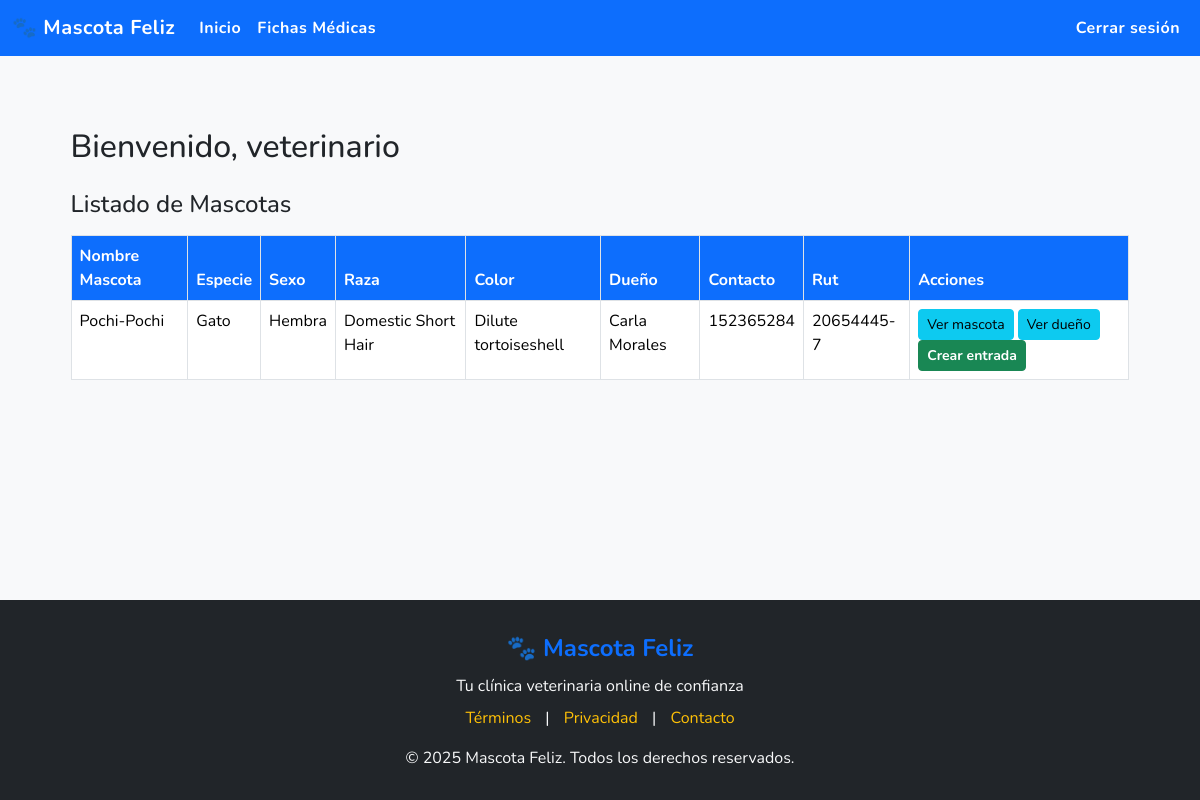
Before: /panel/ (signed in) with the older database file.
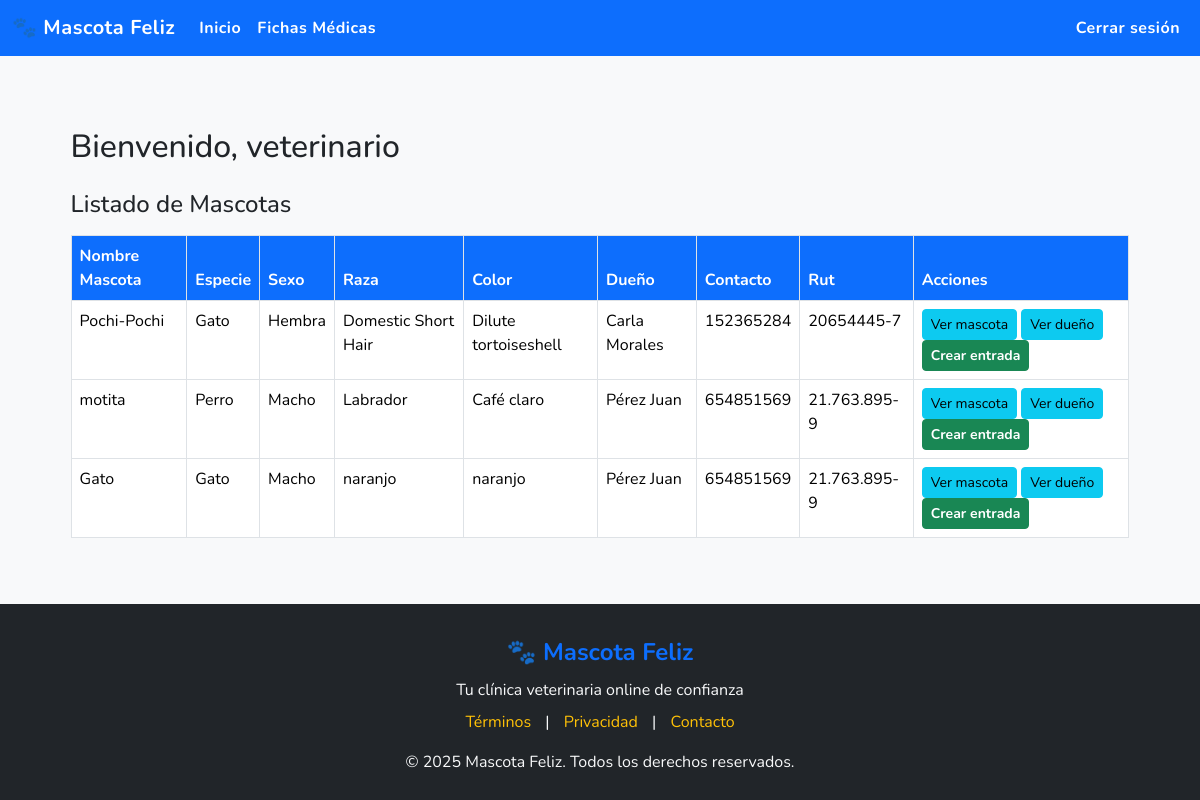
After: the same page with the newer database file.
### core/models.py (models this page shows, shortened)
class Mascota(models.Model):
    SEXO_CHOICES = [
        ('macho', 'Macho'),
        ('hembra', 'Hembra'),
    ]
    ESPECIE_CHOICES = [
        ('perro', 'Perro'),
        ('gato', 'Gato'),
    ]
    dueno = models.ForeignKey(Dueno, on_delete=models.CASCADE, related_name='mascotas')
    nombre = models.CharField(max_length=100)
    chip = models.CharField(max_length=30, blank=True, null=True)
    raza = models.CharField(max_length=100)
    color = models.CharField(max_length=50)
    sexo = models.CharField(max_length=10, choices=SEXO_CHOICES, default='macho')
    especie = models.CharField(max_length=20, choices=ESPECIE_CHOICES, default='perro')
    fecha_nacimiento = models.DateField(null=True, blank=True)

class Dueno(models.Model):
    rut = models.CharField(max_length=12, unique=True)
    usuario = models.OneToOneField(Usuario, on_delete=models.CASCADE, limit_choices_to={'tipo_usuario': 'cliente'})
    nombre = models.CharField(max_length=100)
    contacto = models.CharField(max_length=20)
    direccion = models.CharField(max_length=255)

### app/views.py (the view, shortened to what this page needs)
# urls.py: path('panel/', views.panel_principal, name='panel'),
@login_required
def panel_principal(request):
    tipo = request.user.tipo_usuario
    if tipo == 'recepcion':
        reservas = Reserva.objects.filter(tipo_reserva='presencial')
        mascotas = None
        recetas = None
    elif tipo == 'operador':
        reservas = Reserva.objects.filter(tipo_reserva='domicilio')
        mascotas = None
        recetas = None
    elif tipo in ['veterinario', 'estilista']:
        mascotas = Mascota.objects.select_related('dueno').all()
        reservas = None
        recetas = None
    else:
        reservas = None
        mascotas = None
        recetas = None
    context = {
        'tipo_usuario': tipo,
        'reservas': reservas if tipo in ['recepcion', 'operador'] else None,
        'mascotas': mascotas if tipo in ['veterinario', 'estilista'] else None,
        'recetas': recetas if tipo == 'ventas' else None,
        'filtro_rut': request.GET.get('rut', ''),
        'filtro_receta_id': request.GET.get('receta_id', ''),
    }
    return render(request, 'pages/panel_general.html', context)

### app/templates/pages/panel_general.html (shortened to what this page needs)
{% extends 'base/base.html' %}
{% block content %}
<div class="container mt-5">
  <h2 class="mb-4">Bienvenido, {{ user.username }}</h2>
  {% if tipo_usuario == 'cliente' %}
    <div class="row g-4">
      <div class="col-md-6">
        <div class="card shadow-sm h-100">
          <div class="card-body">
            <h5 class="card-title">Reservar servicio</h5>
            <p class="card-text">Reserva atención veterinaria o estética.</p>
            <a href="{% url 'reservar_servicio' %}" class="btn btn-primary">Reservar</a>
            <a href="{% url 'ver_reservas' %}" class="btn btn-primary">Ver Reservas</a>
          </div>
        </div>
      </div>
      <div class="col-md-6">
        <div class="card shadow-sm h-100">
          <div class="card-body">
            <h5 class="card-title">Fichas médicas</h5>
            <p class="card-text">Consulta fichas de tus mascotas.</p>
            <a href="{% url 'ver_mis_mascotas' %}" class="btn btn-primary">Ver Mascotas</a>
          </div>
        </div>
      </div>
    </div>
  {% elif tipo_usuario == 'veterinario' or tipo_usuario == 'estilista' %}
    <h4 class="mb-3">Listado de Mascotas</h4>
    <table class="table table-bordered table-hover">
      <thead>
        <tr>
          <th>Nombre Mascota</th>
          <th>Especie</th>
          <th>Sexo</th>
          <th>Raza</th>
          <th>Color</th>
          <th>Dueño</th>
          <th>Contacto</th>
          <th>Rut</th>
          <th>Acciones</th>
        </tr>
      </thead>
      <tbody>
        {% for mascota in mascotas %}
        <tr>
          <td>{{ mascota.nombre }}</td>
          <td>{{ mascota.get_especie_display }}</td>
          <td>{{ mascota.get_sexo_display }}</td>
          <td>{{ mascota.raza }}</td>
          <td>{{ mascota.color }}</td>
          <td>{{ mascota.dueno.nombre }}</td>
          <td>{{ mascota.dueno.contacto }}</td>
          <td>{{ mascota.dueno.rut }}</td>
          <td>
            <a href="{% url 'ver_mascota' mascota.id %}" class="btn btn-sm btn-info">Ver mascota</a>
            <a href="{% url 'ver_dueno' mascota.dueno.usuario.id %}" class="btn btn-sm btn-info">Ver dueño</a>
            {% if not mascota.fichamedica %}
              <a href="{% url 'crear_ficha_medica' %}?mascota_id={{ mascota.id }}" class="btn btn-sm btn-success">Crear ficha</a>
            {% else %}
              <a href="{% url 'crear_entrada' mascota.fichamedica.id %}" class="btn btn-sm btn-success">Crear entrada</a>
            {% endif %}
          </td>
        </tr>
        {% empty %}
        <tr><td colspan="8">No hay mascotas registradas.</td></tr>
        {% endfor %}
      </tbody>
    </table>
  {% endif %}
</div>
{% endblock %}

Changed rows visible on the page:
added Mascota: nombre "motita", especie "Perro", sexo "Macho", raza "Labrador", color "Café claro", dueno.nombre "Pérez Juan", dueno.contacto "654851569", dueno.rut "21.763.895-9", shows "Crear entrada"
added Mascota: nombre "Gato", especie "Gato", sexo "Macho", raza "naranjo", color "naranjo", dueno.nombre "Pérez Juan", dueno.contacto "654851569", dueno.rut "21.763.895-9", shows "Crear entrada"
